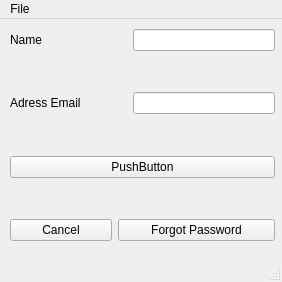
<?xml version="1.0" encoding="UTF-8"?>
<ui version="4.0">
 <class>MainWindow</class>
 <widget class="QMainWindow" name="MainWindow">
  <property name="geometry">
   <rect>
    <x>0</x>
    <y>0</y>
    <width>282</width>
    <height>282</height>
   </rect>
  </property>
  <property name="windowTitle">
   <string>MainWindow</string>
  </property>
  <widget class="QWidget" name="centralwidget">
   <widget class="QWidget" name="">
    <property name="geometry">
     <rect>
      <x>10</x>
      <y>10</y>
      <width>265</width>
      <height>212</height>
     </rect>
    </property>
    <layout class="QGridLayout" name="gridLayout">
     <item row="2" column="5">
      <widget class="QLineEdit" name="lineEdit_2"/>
     </item>
     <item row="1" column="4" colspan="2">
      <spacer name="verticalSpacer_2">
       <property name="orientation">
        <enum>Qt::Vertical</enum>
       </property>
       <property name="sizeHint" stdset="0">
        <size>
         <width>20</width>
         <height>40</height>
        </size>
       </property>
      </spacer>
     </item>
     <item row="2" column="0" colspan="2">
      <widget class="QLabel" name="label_2">
       <property name="text">
        <string>Adress Email</string>
       </property>
      </widget>
     </item>
     <item row="0" column="0">
      <widget class="QLabel" name="label">
       <property name="text">
        <string>Name</string>
       </property>
      </widget>
     </item>
     <item row="6" column="4" colspan="2">
      <widget class="QPushButton" name="pushButton_3">
       <property name="text">
        <string>Forgot Password</string>
       </property>
      </widget>
     </item>
     <item row="3" column="4" colspan="2">
      <spacer name="verticalSpacer">
       <property name="orientation">
        <enum>Qt::Vertical</enum>
       </property>
       <property name="sizeHint" stdset="0">
        <size>
         <width>20</width>
         <height>40</height>
        </size>
       </property>
      </spacer>
     </item>
     <item row="4" column="0" colspan="6">
      <widget class="QPushButton" name="pushButton">
       <property name="text">
        <string>PushButton</string>
       </property>
      </widget>
     </item>
     <item row="2" column="2" colspan="3">
      <spacer name="horizontalSpacer_2">
       <property name="orientation">
        <enum>Qt::Horizontal</enum>
       </property>
       <property name="sizeHint" stdset="0">
        <size>
         <width>40</width>
         <height>20</height>
        </size>
       </property>
      </spacer>
     </item>
     <item row="5" column="0">
      <spacer name="verticalSpacer_3">
       <property name="orientation">
        <enum>Qt::Vertical</enum>
       </property>
       <property name="sizeHint" stdset="0">
        <size>
         <width>20</width>
         <height>40</height>
        </size>
       </property>
      </spacer>
     </item>
     <item row="6" column="0" colspan="4">
      <widget class="QPushButton" name="pushButton_2">
       <property name="text">
        <string>Cancel</string>
       </property>
      </widget>
     </item>
     <item row="0" column="5">
      <widget class="QLineEdit" name="lineEdit"/>
     </item>
     <item row="0" column="1" colspan="4">
      <spacer name="horizontalSpacer">
       <property name="orientation">
        <enum>Qt::Horizontal</enum>
       </property>
       <property name="sizeHint" stdset="0">
        <size>
         <width>40</width>
         <height>20</height>
        </size>
       </property>
      </spacer>
     </item>
    </layout>
   </widget>
  </widget>
  <widget class="QMenuBar" name="menubar">
   <property name="geometry">
    <rect>
     <x>0</x>
     <y>0</y>
     <width>282</width>
     <height>26</height>
    </rect>
   </property>
   <widget class="QMenu" name="menuFile">
    <property name="title">
     <string>File</string>
    </property>
    <addaction name="actionOpen"/>
    <addaction name="actionSave"/>
   </widget>
   <addaction name="menuFile"/>
  </widget>
  <widget class="QStatusBar" name="statusbar"/>
  <action name="actionOpen">
   <property name="text">
    <string>Open</string>
   </property>
   <property name="shortcut">
    <string>Ctrl+O</string>
   </property>
  </action>
  <action name="actionSave">
   <property name="text">
    <string>Save</string>
   </property>
   <property name="shortcut">
    <string>Ctrl+S</string>
   </property>
  </action>
 </widget>
 <resources/>
 <connections/>
</ui>
